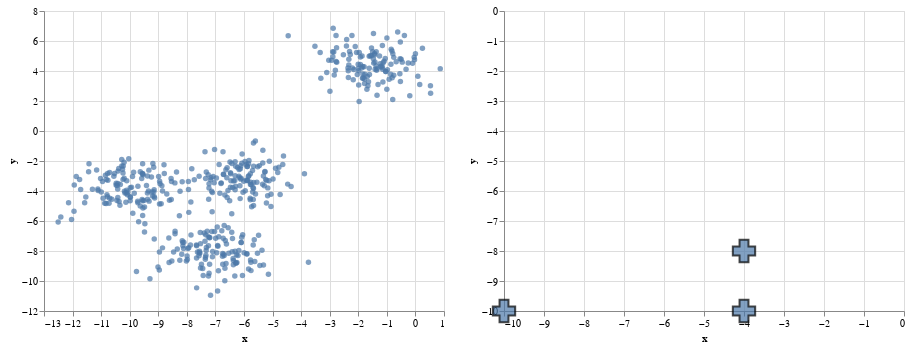

Notebook code cell kept with this figure:
### Markdown cell above
Here we see the two charts side-by-side.

### Code cell
alt.hconcat(c1,c2)

### Figure 1 — Vega-Lite specification as saved in the notebook (floating-point values rounded to 4 significant figures; data arrays with more than 128 entries replaced by an {"elided": "..."} marker saying what was removed)
{"config": {"view": {"continuousWidth": 400, "continuousHeight": 300}}, "hconcat": [{"data": {"name": "data-66c175841e5b70464c750911ae26ce60"}, "mark": "circle", "encoding": {"x": {"field": "x", "type": "quantitative"}, "y": {"field": "y", "type": "quantitative"}}}, {"data": {"name": "data-d937417af026e4f584a32531c2ef6637"}, "mark": {"type": "point", "filled": true, "shape": "cross", "size": 500, "stroke": "black"}, "encoding": {"x": {"field": "x", "type": "quantitative"}, "y": {"field": "y", "type": "quantitative"}}}], "$schema": "https://vega.github.io/schema/vega-lite/v4.17.0.json", "datasets": {"data-66c175841e5b70464c750911ae26ce60": {"elided": "500 records"}, "data-d937417af026e4f584a32531c2ef6637": [{"x": -4, "y": -10}, {"x": -4, "y": -8}, {"x": -10, "y": -10}]}}
